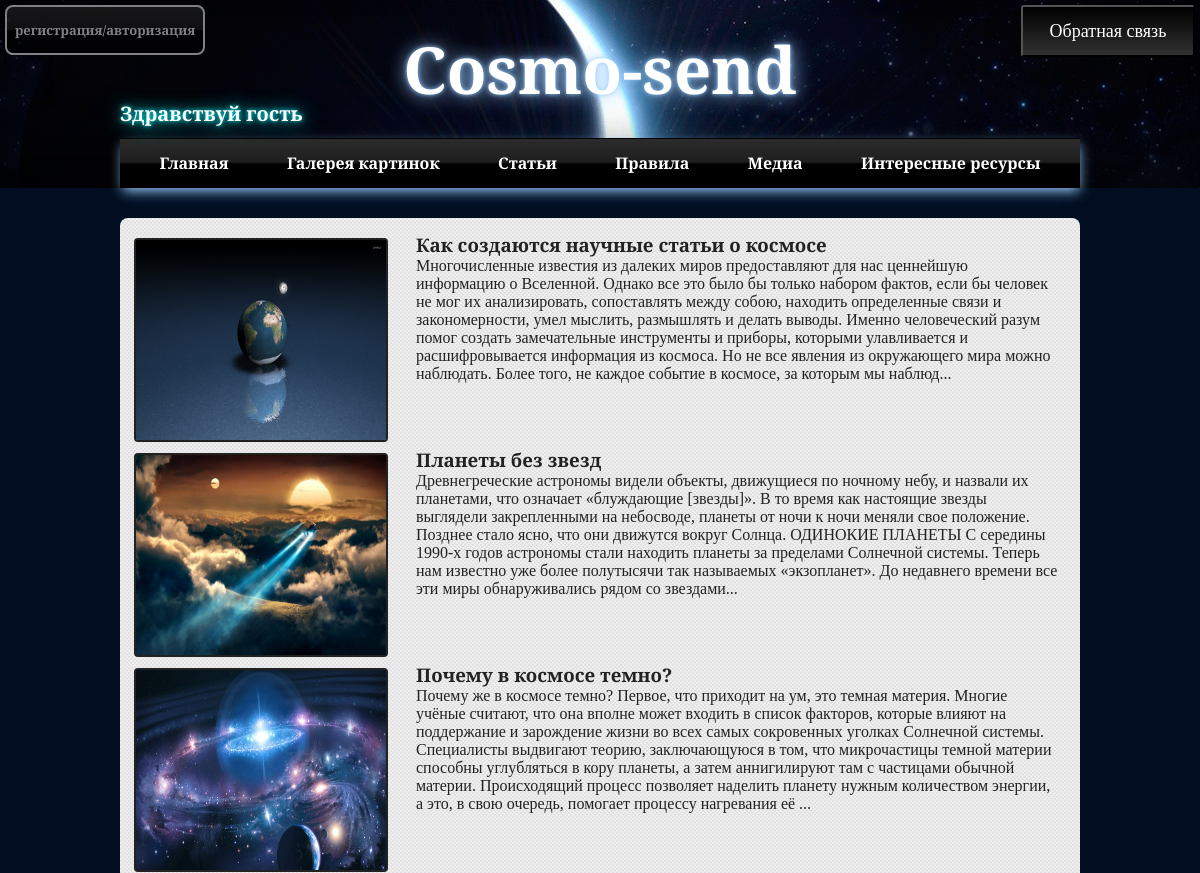
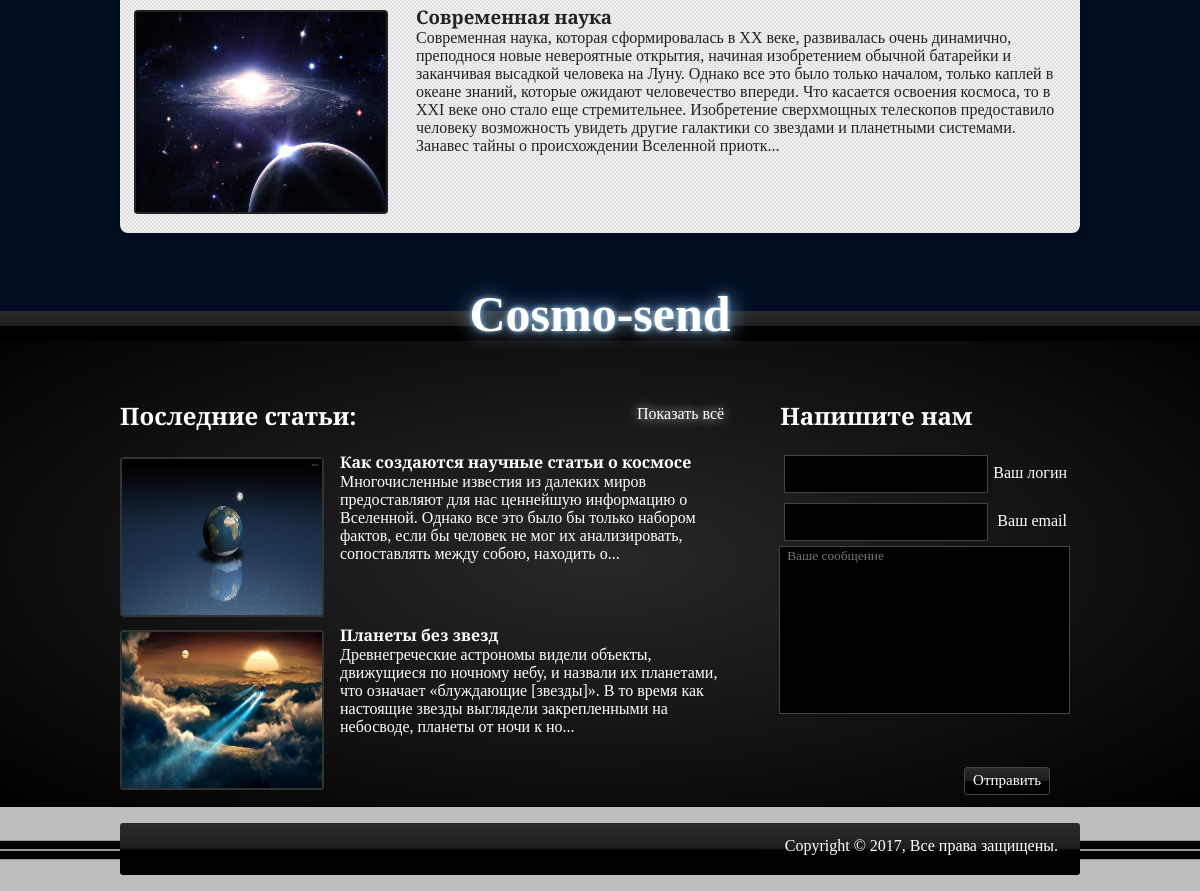
The app's page /articles.php with its own data (2 pictures, top to bottom).
### tables this page shows
CREATE TABLE IF NOT EXISTS `articles_categories` (
  `id` int(11) NOT NULL,
  `title` varchar(100) NOT NULL,
  `page` varchar(255) NOT NULL
);

CREATE TABLE IF NOT EXISTS `articles` (
  `id` int(11) NOT NULL,
  `title` varchar(255) DEFAULT NULL,
  `image` varchar(255) NOT NULL,
  `text` text,
  `categorie_id` int(11) DEFAULT '3',
  `pubdate` datetime NOT NULL,
  `views` int(11) NOT NULL DEFAULT '0'
);

### php/config.php (called while the page is built, shortened)
<?php
	$config = array(
		'title' => 'Cosmo-send',
		'db' => array(
			'server' => 'localhost',
			'username' => 'root',
			'password' => '',
			'name' => 'cp194561_Cosmo-send'
		)
	);

### page/articles_content.php (the view)
<div class="content">
	<div class="position">
		<div id="papper">
				<?php
				$articles = mysqli_query($connection, "SELECT * FROM `articles` ORDER BY `id` DESC");
					while ($art = mysqli_fetch_assoc($articles)) {
				?>
				<a href="articles_id.php?id=<?=$art['id'];?>">
				<div id="first_art" class="recent_art_cont">
					<div class="img_for_art_cont"><img src="img/articles/<?php echo $art['image'];?>" width="250" height="200"></div>
					<div class="description_cont">
					<h3><?=$art['title'];?></h3>
					<p><?php echo mb_substr(strip_tags($art['text']), 0, 555, 'utf8').'...'?></p>
					</div>
				</div>
				</a>
					<?php
					}
				?>
		</div>
	</div>
</div>

### includes/links.php (shortened to what this page needs)
<?php
	require "php/config.php";
    $auth = 'Пользователь';
    $guest = 'Гостcь';
    if (isset($_SESSION['username'])){
            $result_auth = $auth;
        }else{
            $result_auth = $guest;
        }
?>
<!DOCTYPE html>
<html lang="ru">
<head>
    <link href="css/main/index.css" rel="stylesheet">
    <link href="css/main/auth.css" rel="stylesheet">
    <link href="css/main/header.css" rel="stylesheet">
    <link href="css/main/content.css" rel="stylesheet">
    <link href="css/main/footer.css" rel="stylesheet">
    <link href="css/main/comments.css" rel="stylesheet">
    <link rel="stylesheet" href="css/slider/slick.css">
    <link rel="stylesheet" href="css/slider/slick-theme.css">
    <link rel="stylesheet" href="css/slider/slider.css">
    <link rel="stylesheet" href="css/articles/articles.css">
    <link rel="stylesheet" href="css/articles/view.css">
    <link rel="stylesheet" href="css/gallery/content.css">
    <link rel="stylesheet" href="css/media/media.css">
    <link rel="stylesheet" href="css/rules/rule.css">
</head>

### articles.php
<?php
    include "includes/links.php";
?>
<body>
<div class="wrapper">
<?php
	include "includes/header.php";
?>
<?php
	include "page/articles_content.php";
?>
<?php
	include "includes/footer.php";
?>
</div>
</body>
</html>

### includes/header.php (shortened to what this page needs)
	<div class="header">
<?php
if ($result_auth == $auth){
	echo '<span><button id="logout" onClick=\'location.href = "php/logout.php"\'>Выйти</button></span>';
}elseif ($result_auth == $guest){
	echo '<input id="button_authorization" type="button" name="button_authorization" value="регистрация/авторизация">';
}
?>
<input id="button_feedback" type="button" name="button_feedback" value="Обратная связь" />
		<div class="position">
			<?if ($result_auth == $auth){
					$uname = "Добро пожаловать: ".ucfirst($_SESSION ['username']);
					$setting = '<span id = "setting">&#9776;Настройки</span>';
					echo '<div class="name_and_setting">'.$uname.$setting.'</div>';
				}elseif ($result_auth == $guest){
					$nots = "<div class = name_and_setting>Здравствуй гость</div>";
					echo $nots;
				}
			?>
			<h1 class="logo"><?=$config['title'];?></h1>
			<nav id="navigator">
				<?php
					$categories = mysqli_query($connection, "SELECT * FROM `articles_categories`");
					while ( ($cat = mysqli_fetch_assoc($categories)) ) {
						?>
							<a href="<?=$cat['page'].'.php';?>"><?=$cat['title'];?></a>
					<?php
					}
				?>
			</nav>
		</div>
	</div>

### includes/footer.php
<div class="footer">
<div id="up_decor"><h3 class="logo_up_decor">Cosmo-send</h3></div>
	<div class="position">
		<div id="conten_footer" class="inborderpage">
			<div id="recents_block">
				<h2>Последние статьи:</h2>
				<div id="recent_block">
				<span id="all_view"><a href="articles.php">Показать всё</a></span>
				<?php
				$articles = mysqli_query($connection, "SELECT * FROM `articles` ORDER BY `id` DESC LIMIT 2");
					while ($art = mysqli_fetch_assoc($articles)) {
				?>
				<a href="articles_id.php?id=<?=$art['id'];?>">
				<div id="first_art" class="recent_art">
					<div class="img_for_art"><img src="img/articles/<?php echo $art['image'];?>" width="200" height="156"></div>
					<div class="description">
					<h4><?=$art['title'];?></h4>
					<p><?php echo mb_substr(strip_tags($art['text']), 0, 220, 'utf8').'...'?></p>
					</div>
				</div>
				</a>
					<?php
					}
				?>
				</div>
				</div>
			<div id="contact">
				<h2>Напишите нам</h2>
				<?if ($result_auth == $auth){
				echo '<p><input id="user_name" type="text" name="name" value="'.$_SESSION ['username'].'">Ваш логин</p>
				<p><input id="user_email" type="text" name="email" value="'.$_SESSION ['email'].'"> Ваш email</p>';
			}elseif ($result_auth == $guest){
				echo '<p><input id="user_name" type="text" name="name">Ваш логин</p>
				<p><input id="user_email" type="text" name="email"> Ваш email</p>';
			}
		?>
				<textarea id="text_comment" placeholder="Ваше сообщение" maxlength="1000" cols="29" rows="6" name="message"></textarea>
				<button id="button_for_feedback">Отправить</button>
				<span id="error_recall" class=""></span>
			</div>
		</div>
	</div>
	<div id="bottom">
			<div id="about" class="inborderpage">
				<p>Copyright © 2017, Все права защищены.</p>
			</div>
			<div id="strips">
				<div class="strip"></div>
				<div class="strip"></div>
			</div>
	</div>
</div>

### css/main/index.css (style rules this page uses)
* { font-family: 'PT Serif', serif; margin: 0; padding: 0; text-decoration: none; list-style: none; color: #fff; }
body { background-color: #010E22; height: 100%; background-image: url(../../img/main/cosmosbg.png); }
input, textarea { margin: 5px; padding: 1px 7px; }
.wrapper { display: flex; flex-direction: column; height: 100%; }
.header { flex: 3 0 auto; background-image: url(../../img/main/bg.png); background-repeat: no-repeat; box-shadow: 0px -38px 61px -19px #000000 inset; }
.content { margin: 30px 0 78px 0; flex: 2 0 auto; }
.footer { flex: 0 0 auto; height: 495px; background-color: #444; background: radial-gradient(#292828, #000); }
.position { position: relative; width: 960px; left: calc(50% - 480px); height: 100%; }

### css/main/auth.css (style rules this page uses)
#button_authorization { position: fixed; margin: 5px; width: 200px; height: 50px; background: -webkit-linear-gradient(#2b2b2b 0%, #1e1e1e 48%, #000 52%, #000 100%); background: -o-linear-gradient(#2b2b2b 0%, #1e1e1e 48%, #000 52%, #000 100%); background: linear-gradient(#2b2b2b 0%, #1e1e1e 48%, #000 52%, #000 100%); border: 2px solid #fff; border-radius: 8px; color: #fff; font-weight: bolder; opacity: .5; z-index: 10; animation: shadowlogo 8s linear infinite; font-size: 13px; }
#button_feedback { position: absolute; background: linear-gradient(to top, #313132, #000); border-radius: 3px; width: 174px; height: 52px; color: white; font-size: 18px; right: 0; }
.auth input, button { margin: 10px; font-size: 15px; width: 200px; height: 25px; border: 2px solid #777; border-radius: 5px; }
.name_and_setting { position: absolute; margin-top: 100px; color: white; font-size: 20px; font-weight: bold; text-shadow: 1px 1px 20px #00FFFF, 0 0 5px #00FFFF; width: 100%; height: 25px; }

### css/main/header.css (style rules this page uses)
.logo { padding: 25px 0; color: #fff; font-size: 65px; text-shadow: 1px 1px 20px #99CCFF, 0 0 5px #99CCFF; text-align: center; }
#navigator { width: 100%; background: -webkit-linear-gradient(#2b2b2b 0%, #1e1e1e 48%, #000 52%, #000 100%); background: -o-linear-gradient(#2b2b2b 0%, #1e1e1e 48%, #000 52%, #000 100%); background: linear-gradient(#2b2b2b 0%, #1e1e1e 48%, #000 52%, #000 100%); border-top: 1px solid black; border-bottom: 1px solid black; box-shadow: 1px 5px 12px -2px #99CCFF; padding: 0.8em 0; text-decoration: none; text-align: center; }
#navigator>a { font-weight: bold; margin: 0 27.2px; font-size: 1em; }

### css/main/content.css (style rules this page uses)
#papper { padding: 14px; background-image: url(../../img/main_content/containerbg.png); border-radius: 8px; }
#papper>h6,h5,h4,h3,h2,h1,p,b,i,li { color: #222; }
#papper>a { color: #222; }

### css/articles/articles.css (style rules this page uses)
.img_for_art_cont { margin-top: 6px; position: absolute; width: 250px; height: 200px; float: left; border-radius: 4px; border: 2px solid #222; background-size: contain; }
.description_cont { margin-left: 282px; width: 642px; height: 200px; overflow: hidden; }
.recent_art_cont { margin-bottom: 15px; cursor: pointer; }

### records on screen
articles_categories: title "Главная"
articles_categories: title "Галерея картинок"
articles_categories: title "Статьи"
articles_categories: title "Правила"
articles_categories: title "Медиа"
articles_categories: title "Интересные ресурсы"
articles: image (picture), title "Как создаются научные статьи о космосе", text "Многочисленные известия из далеких миров предоставляют для нас ценнейшую информацию о Вселенной. Однако все это было бы только набором фактов, если бы человек не мог их анализировать, сопоставлять между собою, находить определенные связи и закономерности, умел мыслить, размышлять и делать выводы. Именно человеческий разум помог создать замечательные инструменты и приборы, которыми улавливается и расшифровывается информация из космоса. Но не все явления из окружающего мира можно наблюдать. Более того, не каждое событие в космосе, за которым мы наблюд", text "Многочисленные известия из далеких миров предоставляют для нас ценнейшую информацию о Вселенной. Однако все это было бы только набором фактов, если бы человек не мог их анализировать, сопоставлять между собою, находить о"
articles: image (picture), title "Планеты без звезд", text "Древнегреческие астрономы видели объекты, движущиеся по ночному небу, и назвали их планетами, что означает «блуждающие [звезды]». В то время как настоящие звезды выглядели закрепленными на небосводе, планеты от ночи к ночи меняли свое положение. Позднее стало ясно, что они движутся вокруг Солнца. ОДИНОКИЕ ПЛАНЕТЫ С середины 1990-х годов астрономы стали находить планеты за пределами Солнечной системы. Теперь нам известно уже более полутысячи так называемых «экзопланет». До недавнего времени все эти миры обнаруживались рядом со звездами", text "Древнегреческие астрономы видели объекты, движущиеся по ночному небу, и назвали их планетами, что означает «блуждающие [звезды]». В то время как настоящие звезды выглядели закрепленными на небосводе, планеты от ночи к но"
articles: image (picture), title "Почему в космосе темно?", text "Почему же в космосе темно? Первое, что приходит на ум, это темная материя. Многие учёные считают, что она вполне может входить в список факторов, которые влияют на поддержание и зарождение жизни во всех самых сокровенных уголках Солнечной системы. Специалисты выдвигают теорию, заключающуюся в том, что микрочастицы темной материи способны углубляться в кору планеты, а затем аннигилируют там с частицами обычной материи. Происходящий процесс позволяет наделить планету нужным количеством энергии, а это, в свою очередь, помогает процессу нагревания её"
articles: image (picture), title "Современная наука", text "Современная наука, которая сформировалась в XX веке, развивалась очень динамично, преподнося новые невероятные открытия, начиная изобретением обычной батарейки и заканчивая высадкой человека на Луну. Однако все это было только началом, только каплей в океане знаний, которые ожидают человечество впереди. Что касается освоения космоса, то в XXI веке оно стало еще стремительнее. Изобретение сверхмощных телескопов предоставило человеку возможность увидеть другие галактики со звездами и планетными системами. Занавес тайны о происхождении Вселенной приотк"

### other values on screen
$config['title'] "Cosmo-send"
